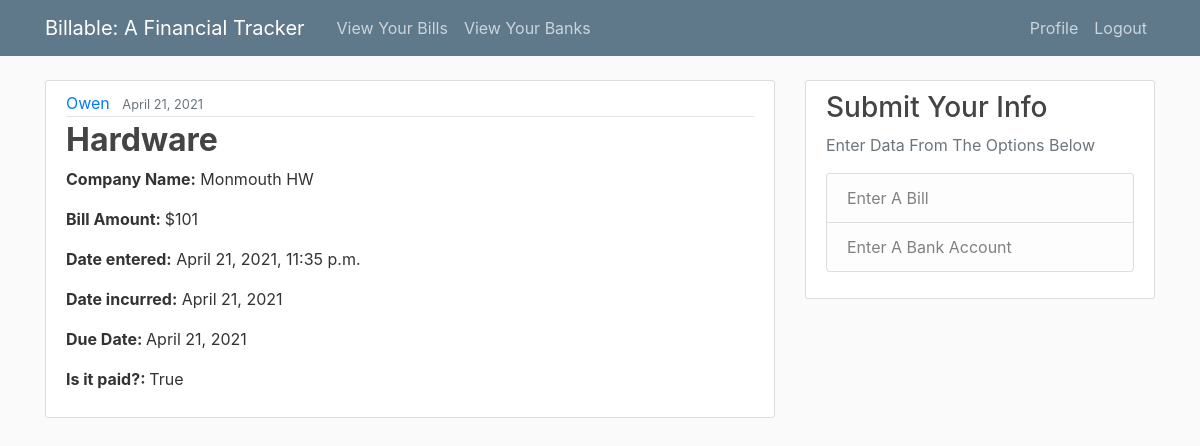
The page /post/9/ (signed in) on the database its author committed.
### SubmitData/models.py (models this page shows, shortened)
class Post(models.Model):
    title = models.CharField(max_length=255)
    company_name = models.CharField(max_length=255, default="")
    account_number = models.CharField(max_length=255, default="")
    statement_date = models.DateField(default=timezone.now)
    due_date = models.DateField(default=datetime.date.today)
    date_entered = models.DateTimeField(default=timezone.now)
    amount = models.CharField(max_length=255, default="")
    is_paid = models.BooleanField(default=0)
    payment_method = models.CharField(max_length=50, default="")
    author = models.ForeignKey(User, on_delete=models.CASCADE) #this is where the rel. is. Foreign key is the user

### SubmitData/views.py (the view)
# urls.py: path('post/<int:pk>/', PostDetailView.as_view(), name='data-detail'),
class PostDetailView(LoginRequiredMixin, DetailView):
    model = Post

### SubmitData/templates/SubmitData/post_detail.html
{% extends "SubmitData/base.html"  %}
{% block content %}
    <article class="media content-section">
        <div class="media-body">
        <div class="article-metadata">
            <a class="mr-2" href="#">{{ object.author }}</a>
            <small class="text-muted">{{ object.date_entered|date:"F d, Y" }}</small>
        </div>
        <h2 class="article-title"> <strong>{{ object.title }}</strong> </h2>
        <p class="article-content"><strong>Company Name:</strong> {{ object.company_name }}</p>
        <p class="article-content"><strong>Bill Amount: </strong>{{ object.amount }}</p>
        <p class="article-content"><strong> Date entered:</strong> {{ object.date_entered }}</p>
        <p class="article-content"><strong>Date incurred:</strong> {{ object.statement_date }}</p>
        <p class="article-content"><strong>Due Date: </strong>{{ object.due_date }}</p>
        <p class="article-content"><strong>Is it paid?: </strong>{{ object.is_paid }}</p>
        </div>
    </article>
{% endblock content %}

### SubmitData/static/SubmitData/main.css (style rules this page uses)
body { background: #fafafa; color: #333333; margin-top: 5rem; }
h1, h2, h3, h4, h5, h6 { color: #444444; }
.content-section { background: #ffffff; padding: 10px 20px; border: 1px solid #dddddd; border-radius: 3px; margin-bottom: 20px; }
.article-title { color: #444444; }
.article-content { white-space: pre-line; }
.article-metadata { padding-bottom: 1px; margin-bottom: 4px; border-bottom: 1px solid #e3e3e3 }

### rows shown on the page
Post: author "Owen", date_entered "April 21, 2021", title "Hardware", company_name "Monmouth HW", amount "$101", date_entered "April 21, 2021, 11:35 p.m.", statement_date "April 21, 2021", due_date "April 21, 2021", is_paid "True"
